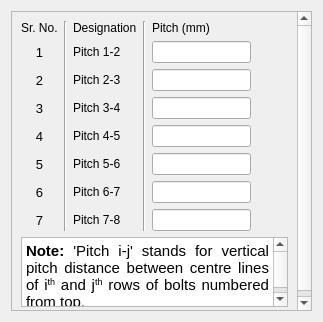
<?xml version="1.0" encoding="UTF-8"?>
<ui version="4.0">
 <class>Pitch</class>
 <widget class="QDialog" name="Pitch">
  <property name="geometry">
   <rect>
    <x>0</x>
    <y>0</y>
    <width>323</width>
    <height>322</height>
   </rect>
  </property>
  <property name="minimumSize">
   <size>
    <width>300</width>
    <height>200</height>
   </size>
  </property>
  <property name="font">
   <font>
    <family>Arial</family>
   </font>
  </property>
  <property name="windowTitle">
   <string>Pitch Details</string>
  </property>
  <layout class="QGridLayout" name="gridLayout">
   <item row="0" column="0">
    <widget class="QScrollArea" name="scrollArea">
     <property name="widgetResizable">
      <bool>true</bool>
     </property>
     <widget class="QWidget" name="scrollAreaWidgetContents">
      <property name="geometry">
       <rect>
        <x>0</x>
        <y>0</y>
        <width>290</width>
        <height>323</height>
       </rect>
      </property>
      <layout class="QGridLayout" name="gridLayout_2">
       <item row="0" column="0">
        <widget class="QLabel" name="label">
         <property name="font">
          <font>
           <family>Arial</family>
           <pointsize>9</pointsize>
          </font>
         </property>
         <property name="text">
          <string>Sr. No.</string>
         </property>
        </widget>
       </item>
       <item row="0" column="1" rowspan="8">
        <widget class="Line" name="line">
         <property name="orientation">
          <enum>Qt::Vertical</enum>
         </property>
        </widget>
       </item>
       <item row="0" column="2">
        <widget class="QLabel" name="label_2">
         <property name="font">
          <font>
           <family>Arial</family>
           <pointsize>9</pointsize>
          </font>
         </property>
         <property name="text">
          <string>Designation</string>
         </property>
        </widget>
       </item>
       <item row="0" column="3" rowspan="8">
        <widget class="Line" name="line_6">
         <property name="orientation">
          <enum>Qt::Vertical</enum>
         </property>
        </widget>
       </item>
       <item row="0" column="4">
        <widget class="QLabel" name="label_5">
         <property name="font">
          <font>
           <family>Arial</family>
           <pointsize>9</pointsize>
          </font>
         </property>
         <property name="text">
          <string>Pitch (mm)</string>
         </property>
        </widget>
       </item>
       <item row="1" column="0">
        <widget class="QLabel" name="lbl_mem">
         <property name="font">
          <font>
           <family>Arial</family>
           <pointsize>10</pointsize>
          </font>
         </property>
         <property name="text">
          <string>1</string>
         </property>
         <property name="alignment">
          <set>Qt::AlignCenter</set>
         </property>
        </widget>
       </item>
       <item row="1" column="2">
        <widget class="QLabel" name="lbl_1">
         <property name="font">
          <font>
           <family>Arial</family>
           <pointsize>9</pointsize>
          </font>
         </property>
         <property name="text">
          <string>Pitch 1-2</string>
         </property>
        </widget>
       </item>
       <item row="1" column="4">
        <widget class="QLineEdit" name="lineEdit_pitch">
         <property name="font">
          <font>
           <family>Arial</family>
           <pointsize>9</pointsize>
          </font>
         </property>
         <property name="readOnly">
          <bool>true</bool>
         </property>
        </widget>
       </item>
       <item row="1" column="5">
        <spacer name="horizontalSpacer">
         <property name="orientation">
          <enum>Qt::Horizontal</enum>
         </property>
         <property name="sizeHint" stdset="0">
          <size>
           <width>40</width>
           <height>20</height>
          </size>
         </property>
        </spacer>
       </item>
       <item row="2" column="0">
        <widget class="QLabel" name="lbl_mem2">
         <property name="font">
          <font>
           <family>Arial</family>
           <pointsize>10</pointsize>
          </font>
         </property>
         <property name="text">
          <string>2</string>
         </property>
         <property name="alignment">
          <set>Qt::AlignCenter</set>
         </property>
        </widget>
       </item>
       <item row="2" column="2">
        <widget class="QLabel" name="lbl_2">
         <property name="font">
          <font>
           <family>Arial</family>
           <pointsize>9</pointsize>
          </font>
         </property>
         <property name="text">
          <string>Pitch 2-3</string>
         </property>
        </widget>
       </item>
       <item row="2" column="4">
        <widget class="QLineEdit" name="lineEdit_pitch2">
         <property name="font">
          <font>
           <family>Arial</family>
           <pointsize>9</pointsize>
          </font>
         </property>
         <property name="readOnly">
          <bool>true</bool>
         </property>
        </widget>
       </item>
       <item row="2" column="5">
        <spacer name="horizontalSpacer_2">
         <property name="orientation">
          <enum>Qt::Horizontal</enum>
         </property>
         <property name="sizeHint" stdset="0">
          <size>
           <width>40</width>
           <height>20</height>
          </size>
         </property>
        </spacer>
       </item>
       <item row="3" column="0">
        <widget class="QLabel" name="lbl_mem3">
         <property name="enabled">
          <bool>true</bool>
         </property>
         <property name="font">
          <font>
           <family>Arial</family>
           <pointsize>10</pointsize>
          </font>
         </property>
         <property name="text">
          <string>3</string>
         </property>
         <property name="alignment">
          <set>Qt::AlignCenter</set>
         </property>
        </widget>
       </item>
       <item row="3" column="2">
        <widget class="QLabel" name="lbl_3">
         <property name="font">
          <font>
           <family>Arial</family>
           <pointsize>9</pointsize>
          </font>
         </property>
         <property name="text">
          <string>Pitch 3-4</string>
         </property>
        </widget>
       </item>
       <item row="3" column="4">
        <widget class="QLineEdit" name="lineEdit_pitch3">
         <property name="font">
          <font>
           <family>Arial</family>
           <pointsize>9</pointsize>
          </font>
         </property>
         <property name="readOnly">
          <bool>true</bool>
         </property>
        </widget>
       </item>
       <item row="3" column="5">
        <spacer name="horizontalSpacer_3">
         <property name="orientation">
          <enum>Qt::Horizontal</enum>
         </property>
         <property name="sizeHint" stdset="0">
          <size>
           <width>40</width>
           <height>20</height>
          </size>
         </property>
        </spacer>
       </item>
       <item row="4" column="0">
        <widget class="QLabel" name="lbl_mem4">
         <property name="font">
          <font>
           <family>Arial</family>
           <pointsize>10</pointsize>
          </font>
         </property>
         <property name="text">
          <string>4</string>
         </property>
         <property name="alignment">
          <set>Qt::AlignCenter</set>
         </property>
        </widget>
       </item>
       <item row="4" column="2">
        <widget class="QLabel" name="lbl_4">
         <property name="font">
          <font>
           <family>Arial</family>
           <pointsize>9</pointsize>
          </font>
         </property>
         <property name="text">
          <string>Pitch 4-5</string>
         </property>
        </widget>
       </item>
       <item row="4" column="4">
        <widget class="QLineEdit" name="lineEdit_pitch4">
         <property name="font">
          <font>
           <family>Arial</family>
           <pointsize>9</pointsize>
          </font>
         </property>
         <property name="readOnly">
          <bool>true</bool>
         </property>
        </widget>
       </item>
       <item row="4" column="5">
        <spacer name="horizontalSpacer_4">
         <property name="orientation">
          <enum>Qt::Horizontal</enum>
         </property>
         <property name="sizeHint" stdset="0">
          <size>
           <width>40</width>
           <height>20</height>
          </size>
         </property>
        </spacer>
       </item>
       <item row="5" column="0">
        <widget class="QLabel" name="lbl_mem5">
         <property name="font">
          <font>
           <family>Arial</family>
           <pointsize>10</pointsize>
          </font>
         </property>
         <property name="text">
          <string>5</string>
         </property>
         <property name="alignment">
          <set>Qt::AlignCenter</set>
         </property>
        </widget>
       </item>
       <item row="5" column="2">
        <widget class="QLabel" name="lbl_5">
         <property name="font">
          <font>
           <family>Arial</family>
           <pointsize>9</pointsize>
          </font>
         </property>
         <property name="text">
          <string>Pitch 5-6</string>
         </property>
        </widget>
       </item>
       <item row="5" column="4">
        <widget class="QLineEdit" name="lineEdit_pitch5">
         <property name="font">
          <font>
           <family>Arial</family>
           <pointsize>9</pointsize>
          </font>
         </property>
         <property name="readOnly">
          <bool>true</bool>
         </property>
        </widget>
       </item>
       <item row="5" column="5">
        <spacer name="horizontalSpacer_5">
         <property name="orientation">
          <enum>Qt::Horizontal</enum>
         </property>
         <property name="sizeHint" stdset="0">
          <size>
           <width>40</width>
           <height>20</height>
          </size>
         </property>
        </spacer>
       </item>
       <item row="6" column="0">
        <widget class="QLabel" name="lbl_mem6">
         <property name="font">
          <font>
           <family>Arial</family>
           <pointsize>10</pointsize>
          </font>
         </property>
         <property name="text">
          <string>6</string>
         </property>
         <property name="alignment">
          <set>Qt::AlignCenter</set>
         </property>
        </widget>
       </item>
       <item row="6" column="2">
        <widget class="QLabel" name="lbl_6">
         <property name="font">
          <font>
           <family>Arial</family>
           <pointsize>9</pointsize>
          </font>
         </property>
         <property name="text">
          <string>Pitch 6-7</string>
         </property>
        </widget>
       </item>
       <item row="6" column="4">
        <widget class="QLineEdit" name="lineEdit_pitch6">
         <property name="font">
          <font>
           <family>Arial</family>
           <pointsize>9</pointsize>
          </font>
         </property>
         <property name="readOnly">
          <bool>true</bool>
         </property>
        </widget>
       </item>
       <item row="6" column="5">
        <spacer name="horizontalSpacer_6">
         <property name="orientation">
          <enum>Qt::Horizontal</enum>
         </property>
         <property name="sizeHint" stdset="0">
          <size>
           <width>40</width>
           <height>20</height>
          </size>
         </property>
        </spacer>
       </item>
       <item row="7" column="0">
        <widget class="QLabel" name="lbl_mem7">
         <property name="font">
          <font>
           <family>Arial</family>
           <pointsize>10</pointsize>
          </font>
         </property>
         <property name="text">
          <string>7</string>
         </property>
         <property name="alignment">
          <set>Qt::AlignCenter</set>
         </property>
        </widget>
       </item>
       <item row="7" column="2">
        <widget class="QLabel" name="lbl_7">
         <property name="font">
          <font>
           <family>Arial</family>
           <pointsize>9</pointsize>
          </font>
         </property>
         <property name="text">
          <string>Pitch 7-8</string>
         </property>
        </widget>
       </item>
       <item row="7" column="4">
        <widget class="QLineEdit" name="lineEdit_pitch7">
         <property name="font">
          <font>
           <family>Arial</family>
           <pointsize>9</pointsize>
          </font>
         </property>
         <property name="readOnly">
          <bool>true</bool>
         </property>
        </widget>
       </item>
       <item row="7" column="5">
        <spacer name="horizontalSpacer_7">
         <property name="orientation">
          <enum>Qt::Horizontal</enum>
         </property>
         <property name="sizeHint" stdset="0">
          <size>
           <width>40</width>
           <height>20</height>
          </size>
         </property>
        </spacer>
       </item>
       <item row="8" column="0" colspan="6">
        <widget class="QTextEdit" name="textEdit">
         <property name="html">
          <string>&lt;!DOCTYPE HTML PUBLIC &quot;-//W3C//DTD HTML 4.0//EN&quot; &quot;http://www.w3.org/TR/REC-html40/strict.dtd&quot;&gt;
&lt;html&gt;&lt;head&gt;&lt;meta name=&quot;qrichtext&quot; content=&quot;1&quot; /&gt;&lt;style type=&quot;text/css&quot;&gt;
p, li { white-space: pre-wrap; }
&lt;/style&gt;&lt;/head&gt;&lt;body style=&quot; font-family:'Arial'; font-size:11pt; font-weight:400; font-style:normal;&quot;&gt;
&lt;p align=&quot;justify&quot; style=&quot; margin-top:0px; margin-bottom:0px; margin-left:0px; margin-right:0px; -qt-block-indent:0; text-indent:0px;&quot;&gt;&lt;span style=&quot; font-weight:600;&quot;&gt;Note:&lt;/span&gt; 'Pitch i-j' stands for vertical pitch distance between centre lines of i&lt;span style=&quot; vertical-align:super;&quot;&gt;th&lt;/span&gt; and j&lt;span style=&quot; vertical-align:super;&quot;&gt;th&lt;/span&gt; rows of bolts numbered from top.&lt;/p&gt;&lt;/body&gt;&lt;/html&gt;</string>
         </property>
        </widget>
       </item>
      </layout>
     </widget>
    </widget>
   </item>
  </layout>
 </widget>
 <resources>
  <include location="ResourceFiles/icons.qrc"/>
 </resources>
 <connections/>
</ui>
